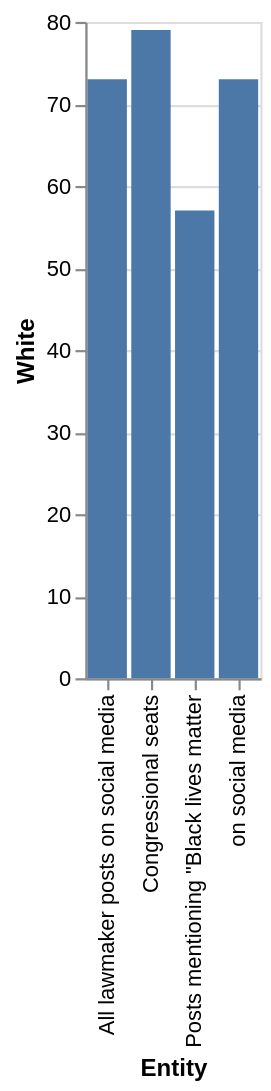

Here is the Vega-Lite specification saved for this chart:
### Vega-Lite specification from a JSON file in a GitHub repository (floating-point values rounded to 4 significant figures)
{"$schema": "https://vega.github.io/schema/vega-lite/v5.json", "description": "Bar chart auto-generated from CSV", "data": {"values": [{"Entity": "Posts mentioning \"Black lives matter", "White": "57", "Black": "25", "Hispanic": "13", "Asian": "6"}, {"Entity": "on social media", "White": "73", "Black": "12", "Hispanic": "11", "Asian": "5"}, {"Entity": "All lawmaker posts on social media", "White": "73", "Black": "12", "Hispanic": "11", "Asian": "5"}, {"Entity": "Congressional seats", "White": "79", "Black": "10", "Hispanic": "8", "Asian": "3"}]}, "mark": "bar", "encoding": {"x": {"field": "Entity", "type": "ordinal"}, "y": {"field": "White", "type": "quantitative"}}}
